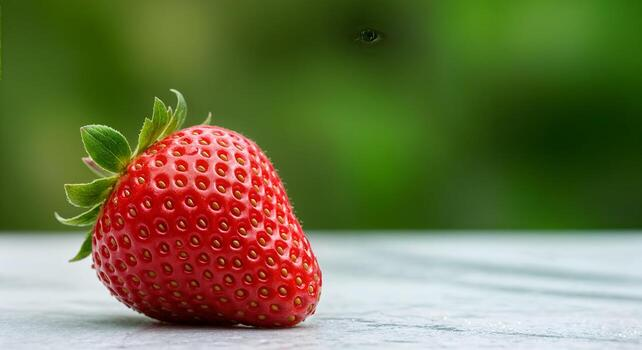
#> input picture data/test1.jpg, 642 x 350 px, found by its file name
$ python negative.py
#> lines starting #> are read from the running program, lines starting #| are printed output that depends on the picture
import cv2

img = cv2.imread("data/test1.jpg", cv2.IMREAD_GRAYSCALE)
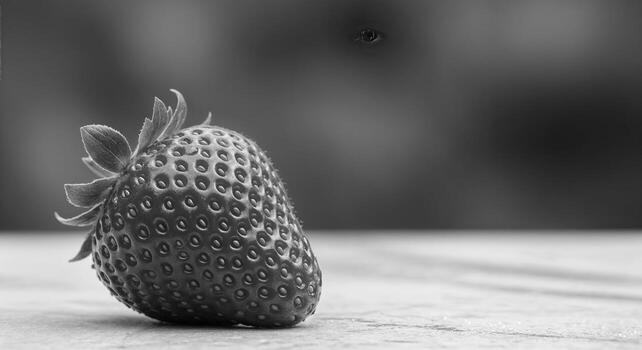
#> img: shape (350, 642); min 0, max 253, mean 110.1
h, w = img.shape
#> h = 350; w = 642

res = img.copy()

for i in range(h):
    for j in range(w):
        res[i][j] = 255 - res[i][j]
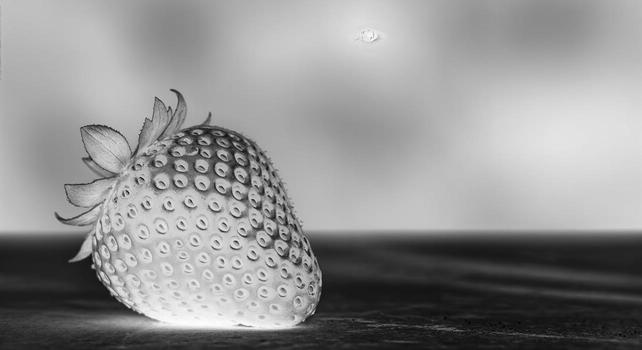
#> res: shape (350, 642); min 2, max 255, mean 144.9

cv2.imshow("Image", img)
cv2.imshow("Negative", res)
cv2.waitKey(0)
cv2.destroyAllWindows()

$ run again, with data/test2.jpg copied over data/test1.jpg
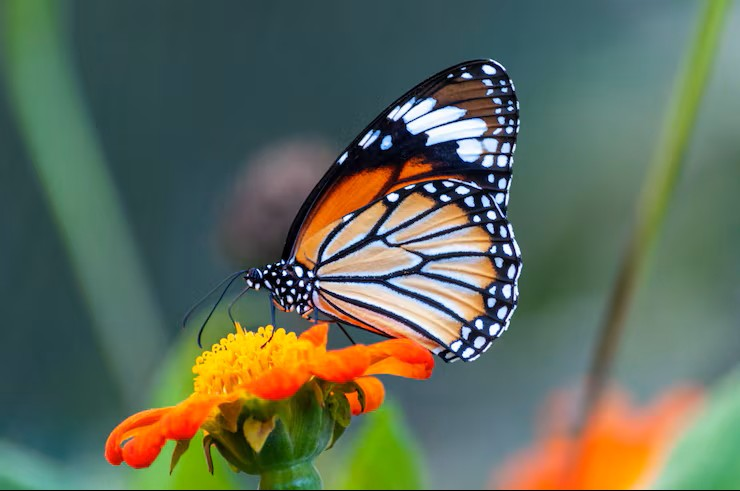
#> input picture data/test2.jpg, 740 x 491 px, found by its file name
#> `img = cv2.imread("data/test1.jpg", cv2.IMREAD_GRAYSCALE)`:
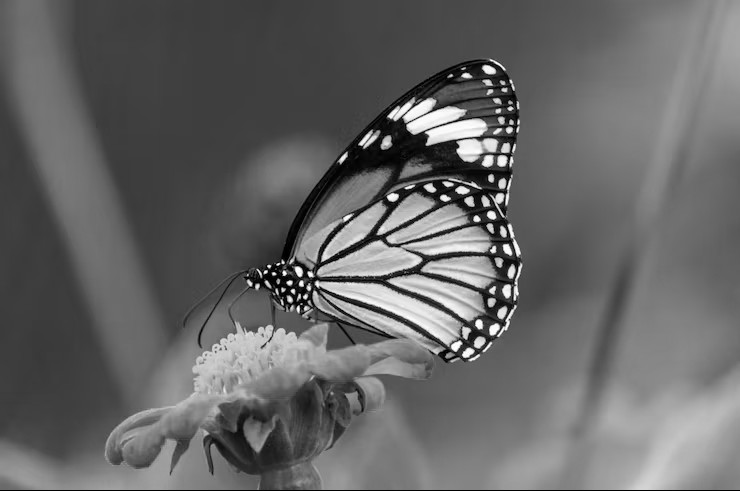
#> img: shape (491, 740); min 0, max 255, mean 101.5
#> after the loop `for i in range(h):`:
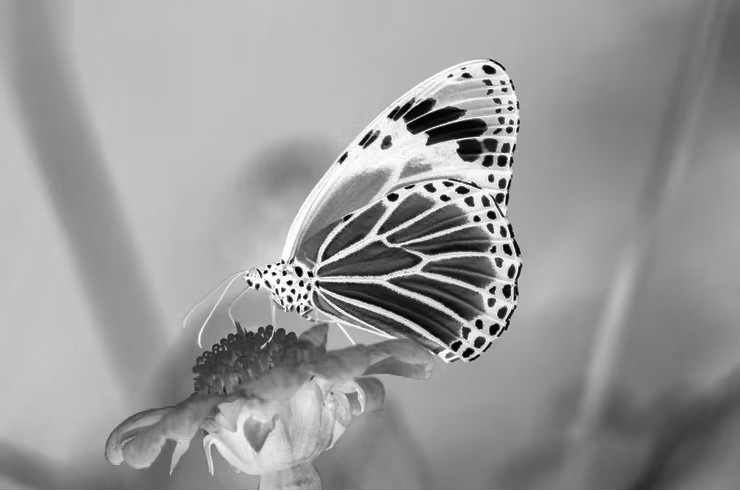
#> res: shape (491, 740); min 0, max 255, mean 153.5
